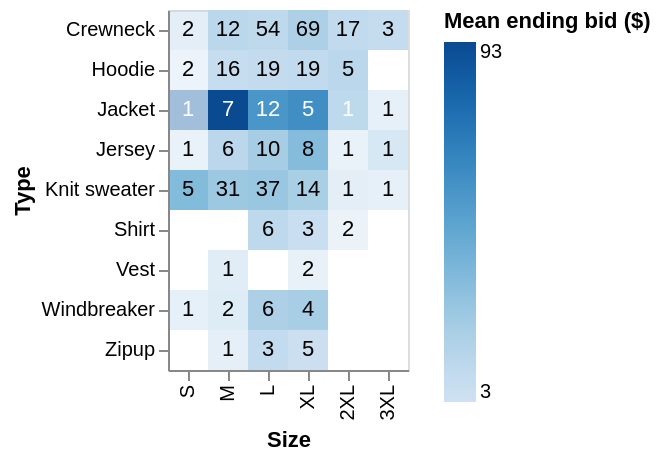

Notebook cell for this chart:
### Code cell
hm = dv[dv["Type"] != "Pants"]
ORDER = ["S", "M", "L", "XL", "2XL", "3XL"]

base = (alt.Chart(hm).transform_aggregate(avg="mean(Ending Bid)", n="count()", groupby=["Size", "Type"])
          .encode(x=alt.X("Size:O", sort=ORDER, title="Size"), y=alt.Y("Type:N")))
rect = base.mark_rect().encode(color=alt.Color("avg:Q", title="Mean ending bid ($)", scale=alt.Scale(scheme="blues")),
                               opacity=alt.condition("datum.n < 3", alt.value(0.4), alt.value(1)),
                               tooltip=["Type:N", "Size:O", "n:Q", alt.Tooltip("avg:Q", format=".1f")])
text = base.mark_text().encode(text="n:Q", color=alt.condition("datum.avg > 40", alt.value("white"), alt.value("black")))
rect + text

### Figure 1 — Vega-Lite specification as saved in the notebook (floating-point values rounded to 4 significant figures; data arrays with more than 128 entries replaced by an {"elided": "..."} marker saying what was removed)
{"config": {"view": {"continuousWidth": 300, "continuousHeight": 300}}, "layer": [{"mark": {"type": "rect"}, "encoding": {"color": {"field": "avg", "scale": {"scheme": "blues"}, "title": "Mean ending bid ($)", "type": "quantitative"}, "opacity": {"condition": {"test": "datum.n < 3", "value": 0.4}, "value": 1}, "tooltip": [{"field": "Type", "type": "nominal"}, {"field": "Size", "type": "ordinal"}, {"field": "n", "type": "quantitative"}, {"field": "avg", "format": ".1f", "type": "quantitative"}], "x": {"field": "Size", "sort": ["S", "M", "L", "XL", "2XL", "3XL"], "title": "Size", "type": "ordinal"}, "y": {"field": "Type", "type": "nominal"}}, "transform": [{"aggregate": [{"op": "mean", "field": "Ending Bid", "as": "avg"}, {"op": "count", "as": "n"}], "groupby": ["Size", "Type"]}]}, {"mark": {"type": "text"}, "encoding": {"color": {"condition": {"test": "datum.avg > 40", "value": "white"}, "value": "black"}, "text": {"field": "n", "type": "quantitative"}, "x": {"field": "Size", "sort": ["S", "M", "L", "XL", "2XL", "3XL"], "title": "Size", "type": "ordinal"}, "y": {"field": "Type", "type": "nominal"}}, "transform": [{"aggregate": [{"op": "mean", "field": "Ending Bid", "as": "avg"}, {"op": "count", "as": "n"}], "groupby": ["Size", "Type"]}]}], "data": {"name": "data-9db68075041d4659d2b9e0b62d6c8b9b"}, "$schema": "https://vega.github.io/schema/vega-lite/v5.20.1.json", "datasets": {"data-9db68075041d4659d2b9e0b62d6c8b9b": {"elided": "397 records"}}}
